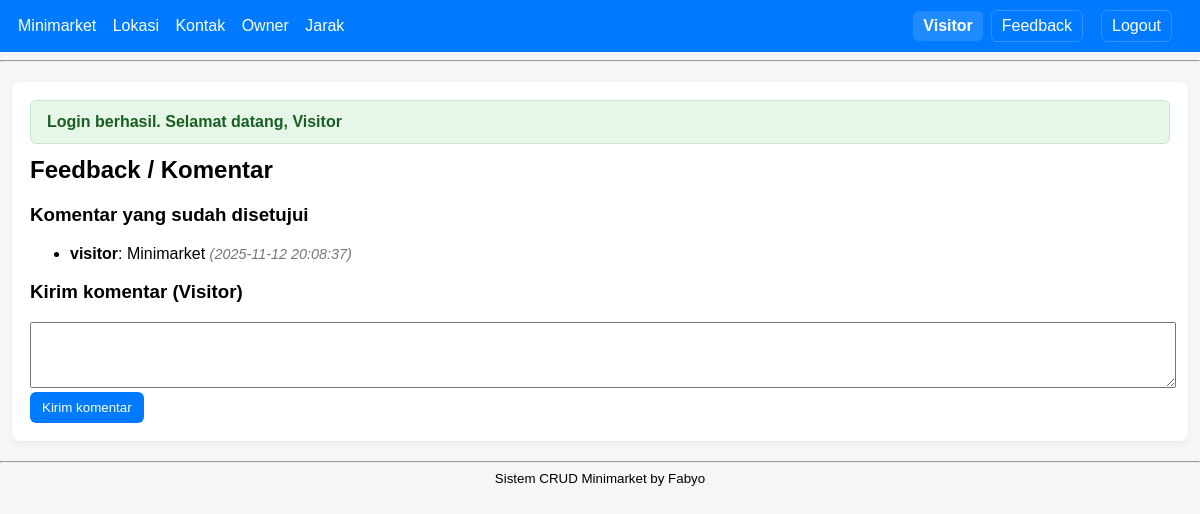
Page /?c=comment&a=index (signed in) on the committed database.
### tables this page shows
CREATE TABLE `comments` (
  `id` int(11) NOT NULL,
  `user_id` int(11) DEFAULT NULL,
  `comment_text` text NOT NULL,
  `status` varchar(20) DEFAULT 'pending',
  `created_at` datetime DEFAULT current_timestamp(),
  `approved_by` int(11) DEFAULT NULL,
  `approved_at` datetime DEFAULT NULL
);

CREATE TABLE `users` (
  `id` int(11) NOT NULL,
  `username` varchar(100) NOT NULL,
  `password` varchar(255) NOT NULL,
  `name` varchar(200) DEFAULT '',
  `role` varchar(50) DEFAULT 'visitor',
  `created_at` datetime DEFAULT current_timestamp()
);

### controllers/CommentController.php (called while the page is built, shortened)
<?php
require_once __DIR__ . '/../models/Comment.php';
class CommentController {
    public function index(){
        $approved = Comment::getApproved();
        include "views/layout/header.php";
        include "views/comment/index.php";
        include "views/layout/footer.php";
    }
}
?>

### models/Comment.php (called while the page is built, shortened)
<?php
require_once __DIR__ . '/../config/database.php';
class Comment {
    private static $table = 'comments';
    public static function ensureTable(){
        $sql = "CREATE TABLE IF NOT EXISTS `".self::$table."` (
            `id` int NOT NULL AUTO_INCREMENT,
            `user_id` int DEFAULT NULL,
            `comment_text` text NOT NULL,
            `status` varchar(20) DEFAULT 'pending',
            `created_at` datetime DEFAULT CURRENT_TIMESTAMP,
            `approved_by` int DEFAULT NULL,
            `approved_at` datetime DEFAULT NULL,
            PRIMARY KEY (`id`)
        ) ENGINE=InnoDB DEFAULT CHARSET=utf8mb4;";
    }
    public static function getApproved(){
        global $conn;
        $res = $conn->query("SELECT c.*, u.username FROM `".self::$table."` c LEFT JOIN users u ON c.user_id = u.id WHERE c.status='approved' ORDER BY c.created_at DESC");
        return $res ? $res->fetch_all(MYSQLI_ASSOC) : [];
    }
}
?>

### views/comment/index.php (the view, shortened to what this page needs)
<h2>Feedback / Komentar</h2>
<section>
    <h3>Komentar yang sudah disetujui</h3>
    <?php if (empty($approved)): ?>
        <p>Belum ada komentar.</p>
    <?php else: ?>
        <ul>
            <?php foreach ($approved as $c): ?>
                <li><strong><?php echo htmlspecialchars($c['username'] ?? 'Anon'); ?></strong>: <?php echo htmlspecialchars($c['comment_text']); ?> <em style="color:#777;font-size:0.9em">(<?php echo $c['created_at']; ?>)</em></li>
            <?php endforeach; ?>
        </ul>
    <?php endif; ?>
</section>
<section>
    <h3>Kirim komentar (Visitor)</h3>
    <?php
    $user = $_SESSION['user'] ?? null;
    if (!$user || ($user['role'] ?? '') !== 'visitor') {
        echo '<p>Anda harus login sebagai <strong>visitor</strong> untuk mengirim komentar.</p>';
    } else {
    ?>
    <form method="post" action="?c=comment&a=store">
        <div>
            <textarea name="comment_text" rows="4" style="width:100%" required></textarea>
        </div>
        <div>
            <button class="button" type="submit">Kirim komentar</button>
        </div>
    </form>
    <?php } ?>
</section>

### assets/style.css (style rules this page uses)
body { font-family: Arial, sans-serif; background: #f4f6f8; margin: 0; padding: 0; }
h2 { margin-top: 0; }
.button { display:inline-block; padding:8px 12px; background:#007bff; color:#fff; text-decoration:none; border-radius:6px; border:none; cursor:pointer; }

### rows in the picture
comments: user.username "visitor", comment_text "Minimarket", created_at "2025-11-12 20:08:37"

### other values in the picture
$role "Visitor"
$message "Login berhasil. Selamat datang, Visitor"
